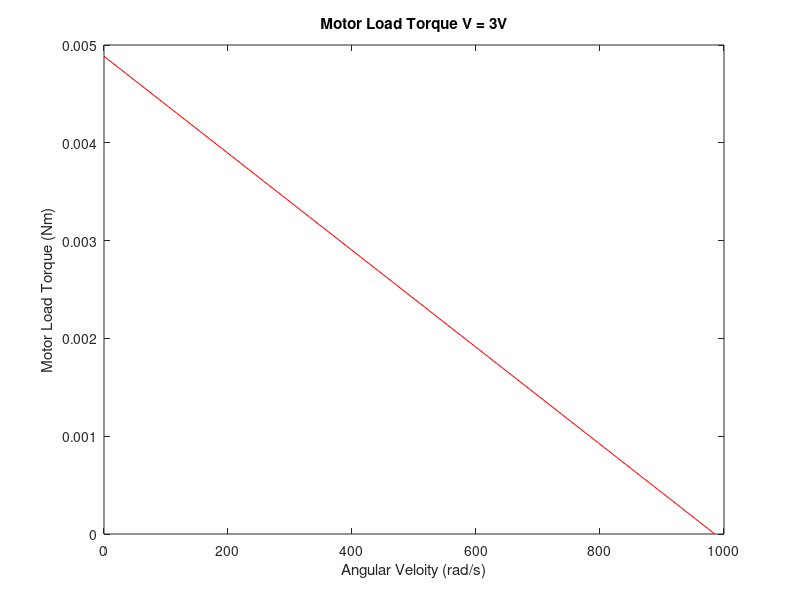
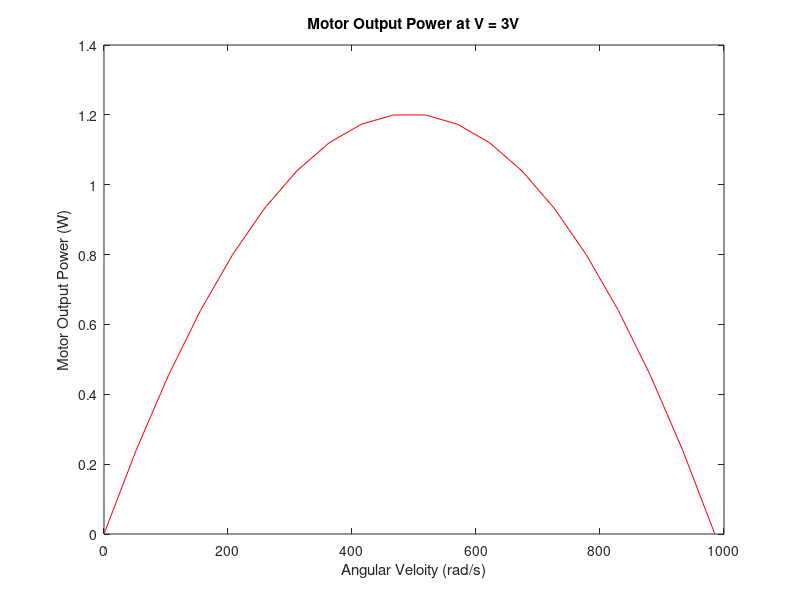
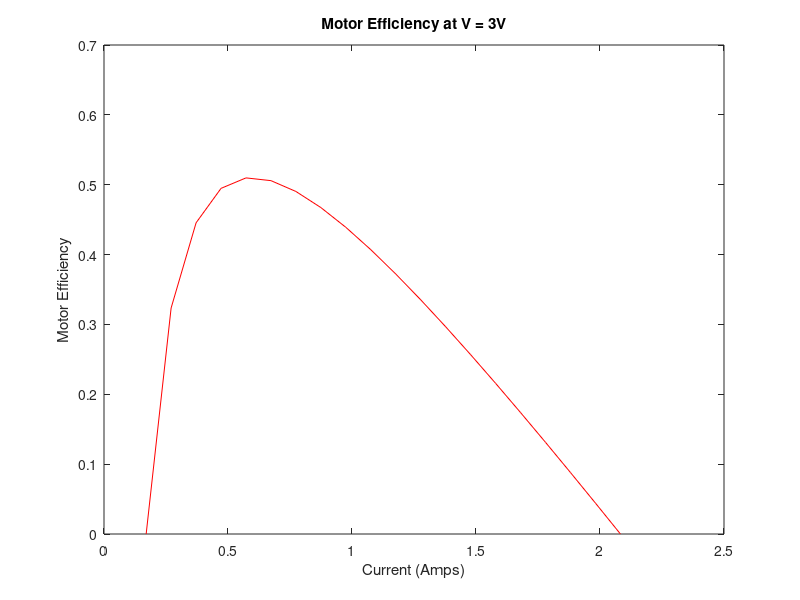

These charts were generated, in order, by the following MATLAB code: (Note: this script raises an error after producing the figures.)
%% CRAWLER Motor Characterization
clear all
close all
%% a. Stall Torque - plot voltage vs stall current

voltage = 3; %volts
I_stall = 2.28; %amps

R = voltage/I_stall;

%% b. No Load - plot of net Voltage (V - i_nL*R) versus omega_nL
%Convert to radians/sec

% No-Load	
V = 3;
I_nl = 0.17;
RPM = 10380;

%Convert to radians/sec
Rads = RPM .* ((2*pi)/60);

Vnet = V - (I_nl * R);

% coeffs = polyfit(Rads, Vnet, 1);

k = Vnet/Rads;

%We chose to use the Tf with higher voltage because we expect to run our
%motor also at a higher voltage
Tf = k*I_nl;

%% Motor-Winch Test Losses and Efficiency 


m = 0.080; %mass of bolt [kg]
g = 9.81;

I_winch = [0.28];
RPM = [11995];

%Convert to radians/sec
Rads = RPM .* ((2*pi)/60);

height = [0.61]; %distance needed to be raised [m]
time = [22.92]; %time required to raise mass  [s]
velocity = height./time;

Tm = k.*I_winch;

P_in = (Tm - Tf).*Rads;

Fg = m*g;
P_out = Fg*velocity;

Loss = P_in - P_out;

%Transmission Efficiency
Efficiency = P_out./P_in;

%% Graphs of motor efficiency, output power, and torque vs. speed
i_nl = Tf/k;

V3 = 2.74;

istall3 = V3/R;

wnl3 = (V3 - (i_nl*R))/k;

i3 = linspace(i_nl, istall3, 20);

omega3 = (V3-i3*R)/k;

T_l3 = k*i3 - Tf;

P_out3 = T_l3.*omega3;

figure(1)
plot(omega3, T_l3, 'r')
ylabel('Motor Load Torque (Nm)')
xlabel('Angular Veloity (rad/s)')
title('Motor Load Torque V = 3V')

figure(2)
plot(omega3, P_out3, 'r')
ylabel('Motor Output Power (W)')
xlabel('Angular Veloity (rad/s)')
title('Motor Output Power at V = 3V')

P_in3 = V3*i3;

eta_3 = P_out3./P_in3;

figure(3)
plot(i3, eta_3, 'r')
ylabel('Motor Efficiency')
xlabel('Current (Amps)')
title('Motor Efficiency at V = 3V')

plotfixer
